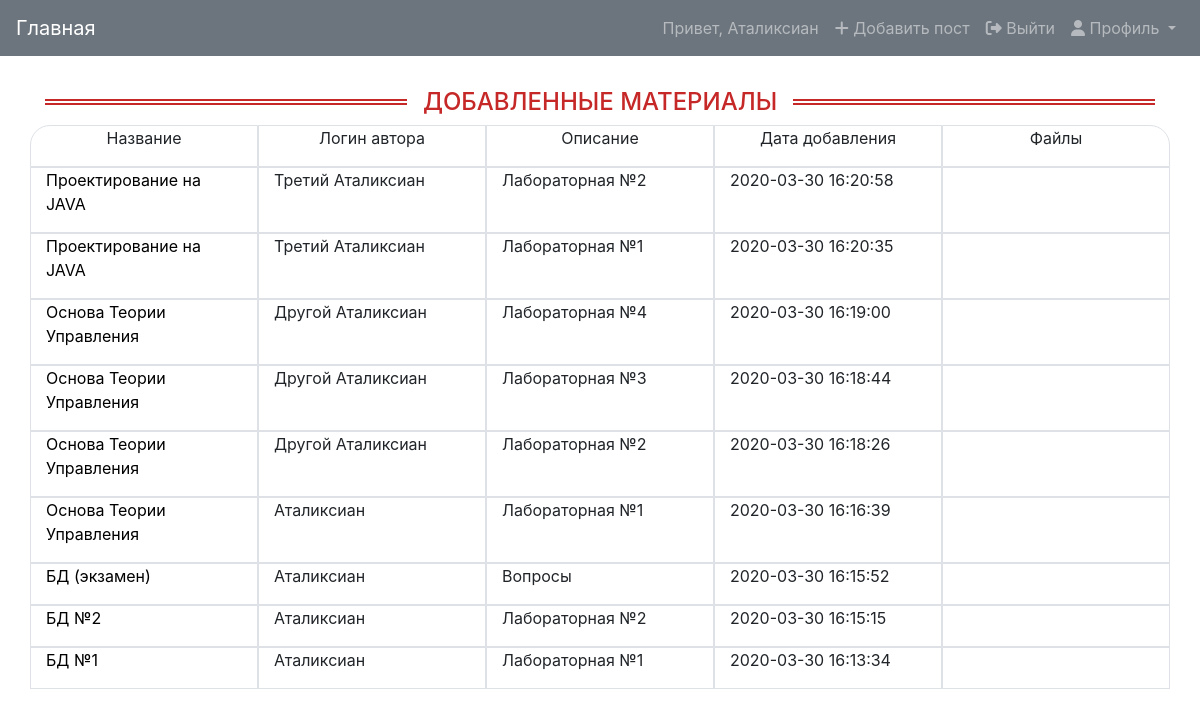
Screenshot of / (signed in) with the database file from the repository.
### tables this page shows
CREATE TABLE `posts` (
  `post_id` bigint(20) UNSIGNED NOT NULL,
  `post_name` varchar(255) NOT NULL,
  `user_name` varchar(255) NOT NULL,
  `post_description` varchar(500) NOT NULL,
  `date_add` datetime NOT NULL
);

### index.php (called while the page is built, shortened)
<?php
    include ('Include/css_connect.php');
    include ('header.php');
    include ('posts.php');
    ?>

### posts.php (the view, shortened to what this page needs)
<?php
include_once ('Include/connection.php');
$base='posts';
$sql2= "SELECT * FROM $base ORDER BY date_add desc";
$result = $connection->prepare($sql2);
$result->execute();
$myStrings=$result->fetchAll();
?>
<div class="container margin-15">
    <div class="header-h1 header-h1-center">
        <h1>Добавленные материалы</h1>
    </div>
    <div class="row row-cols-5 myRow">
        <div class="col myDiv myBorders1 hovers"><p class="text-center">Название</p></div>
        <div class="col myDiv hovers"><p class="text-center">Логин автора</p></div>
        <div class="col myDiv hovers"><p class="text-center">Описание</p></div>
        <div class="col myDiv hovers"><p class="text-center ">Дата добавления</p></div>
        <div class="col myDiv myBorders2 hovers"><p class="text-center">Файлы</p></div>
    </div>
    <?php
    foreach ($myStrings as $str){
        $id=$str['post_id'];
        $dirMain='public/files_student/'.$id.'/';
        $filesPath=scandir($dirMain);
        $stringDescription='';
        $str['post_description']=trim($str['post_description']);
        unset($filesPath[0], $filesPath[1]);
        if(mb_strlen($str['post_description'],'UTF-8')>40){
            $stringDescription=mb_substr($str['post_description'],0,40,'UTF-8').' ...';
        }
        else {$stringDescription=$str['post_description'];}
        echo '<div class="row row-cols-5 ">
        <div class="col myDiv"><a href="one_post.php?post_id='.$str['post_id'].'"><p class="text-left">',$str['post_name'],'</p></a></div>
        <div class="col myDiv"><p class="text-left">',$str['user_name'],'</p></div>
        <div class="col myDiv"><p class="text-left">', $stringDescription,'</p></div>
        <div class="col myDiv"><p class="text-left">',$str['date_add'],'</p></div>
        <div class="col myDiv">',addLinks($filesPath,$dirMain),'</div>
    </div>';
    }
    ?>
</div>

### public/css/style.css (style rules this page uses)
.myDiv { border: 1px solid #dee2e6!important; overflow: auto; }
.hovers { cursor: pointer; }
a { color: black; }
.myBorders1 { border-radius: 20px 0 0 0; }
.myBorders2 { border-radius: 0 20px 0 0; }
.row-cols-5.myRow { border-radius: 20px 20px 0 0; }
.header-h1 { position: relative; margin-bottom: .5rem; }
.header-h1::after { content: ""; position: absolute; border-top: 2px solid #c62828; border-bottom: 2px solid #c62828; height: .375rem; left: 0; top: 50%; width: 100%; transform: translateY(-50%); z-index: -999; }
.header-h1 h1 { font-size: 1.5rem; color: #c62828; display: inline-block; background: #fff; margin-bottom: 0; padding-right: 1rem; text-transform: uppercase; }
.header-h1-center { text-align: center; }
.header-h1-center h1 { padding-left: 1rem; }
.margin-15 { margin-top: 2rem; }

### rows the page displays
posts: post_name "Проектирование на JAVA", user_name "Третий Аталиксиан", post_description "Лабораторная №2", date_add "2020-03-30 16:20:58"
posts: post_name "Проектирование на JAVA", user_name "Третий Аталиксиан", post_description "Лабораторная №1", date_add "2020-03-30 16:20:35"
posts: post_name "Основа Теории Управления", user_name "Другой Аталиксиан", post_description "Лабораторная №4", date_add "2020-03-30 16:19:00"
posts: post_name "Основа Теории Управления", user_name "Другой Аталиксиан", post_description "Лабораторная №3", date_add "2020-03-30 16:18:44"
posts: post_name "Основа Теории Управления", user_name "Другой Аталиксиан", post_description "Лабораторная №2", date_add "2020-03-30 16:18:26"
posts: post_name "Основа Теории Управления", user_name "Аталиксиан", post_description "Лабораторная №1", date_add "2020-03-30 16:16:39"
posts: post_name "БД (экзамен)", user_name "Аталиксиан", post_description "Вопросы", date_add "2020-03-30 16:15:52"
posts: post_name "БД №2", user_name "Аталиксиан", post_description "Лабораторная №2", date_add "2020-03-30 16:15:15"
posts: post_name "БД №1", user_name "Аталиксиан", post_description "Лабораторная №1", date_add "2020-03-30 16:13:34"

### other values shown
$_SESSION['currentUser'] "Аталиксиан"
